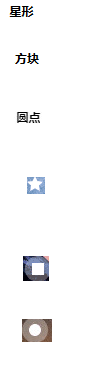
#> input picture resource/templates.bmp, 86 x 368 px
$ python template_recognizer.py
#> lines starting #> are read from the running program, lines starting #| are printed output that depends on the picture; long printed decimals are rounded
### code_recognizer/load_templates.py
import numpy as np
from matplotlib import pyplot as plt
from skimage import io
import os

"""
加载模板
"""
tem = io.imread(os.path.join(os.path.dirname(__file__), "../resource/templates.bmp"))
#> tem is the input picture: shape (368, 86, 3); mean R, G, B 246.6, 246.4, 246.9

tem_body = []


def load_tems():
    # 加载字符
    CHAR_SIZE = 30
    i = 0
    while i < tem.shape[0]:
        j = 0
        while j < tem.shape[1] and i < tem.shape[0]:
            if tuple(tem[i][j]) != (255, 255, 255):
                tem_body.append(
                    tem[max(i - CHAR_SIZE // 4, 0):min(i + CHAR_SIZE, tem.shape[0]),
                    max(j - CHAR_SIZE // 4, 0):min(j + CHAR_SIZE, tem.shape[1])])
                i += 30
                j += 30
            else:
                j += 1
        i += 1


def strip(body):
    max_x = body.shape[0] - 1
    min_x = 0
    max_y = body.shape[1] - 1
    min_y = 0
    while not np.any(np.subtract(body[max_x, :].reshape(-1), 255)):
        max_x -= 1
    while not np.any(np.subtract(body[:, max_y].reshape(-1), 255)):
        max_y -= 1
    while not np.any(np.subtract(body[min_x, :].reshape(-1), 255)):
        min_x += 1
    while not np.any(np.subtract(body[min_y, :].reshape(-1), 255)):
        min_y += 1
    return body[min_x:max_x, min_y:max_y], min_x, min_y


def better(body, want):
    # 只显示字符的黑色部分
    body, _, _ = strip(body)
    max_y = 0
    min_y = body.shape[1]
    max_x = 0
    min_x = body.shape[0]
    not_want = np.array([255, 255, 255]) - want
    for i in range(body.shape[0]):
        for j in range(body.shape[1]):
            if np.linalg.norm(body[i][j] - want) < 100:
                min_y = min(min_y, j)
                max_y = max(max_y, j)
                min_x = min(min_x, i)
                max_x = max(max_x, i)
                body[i][j] = want
            else:
                body[i][j] = not_want
    return body[min_x:max_x, min_y:max_y]


load_tems()
#> after the loop in load_tems, `while i < tem.shape[0]:`: i = 368; tem_body = 6 items
for index, body in enumerate(tem_body):
    tem_body[index] = better(body, [0, 0, 0] if index < 3 else [255, 255, 255])
#> this loop made 6 passes
#> not_want in better on passes 1 to 6: [255, 255, 255], [255, 255, 255], [255, 255, 255], [0, 0, 0], [0, 0, 0], [0, 0, 0]

# [5 lines that do not run on import are left out]

### code_recognizer/template_recognizer.py
import os

import numpy as np
from skimage import io, feature, draw

from code_recognizer.load_templates import tem_body, strip

"""
主要的验证码破解器
"""

debug = False  # __name__ == "__main__"


def get_index(img, tem):
    resp = feature.match_template(img, tem)
    ma = np.argmax(resp)
    x, y, _ = np.unravel_index(ma, resp.shape)
    print(x, y, resp[x][y])
    if resp[x][y] > 0.5:
        return x, y
    return None, None


def load_image(filename="haha-demo.png"):
    img = io.imread(os.path.join(os.path.dirname(__file__), "..", "resource", filename))
    img = img[:, :, :3]
    return img


def recognize():
    img = load_image()
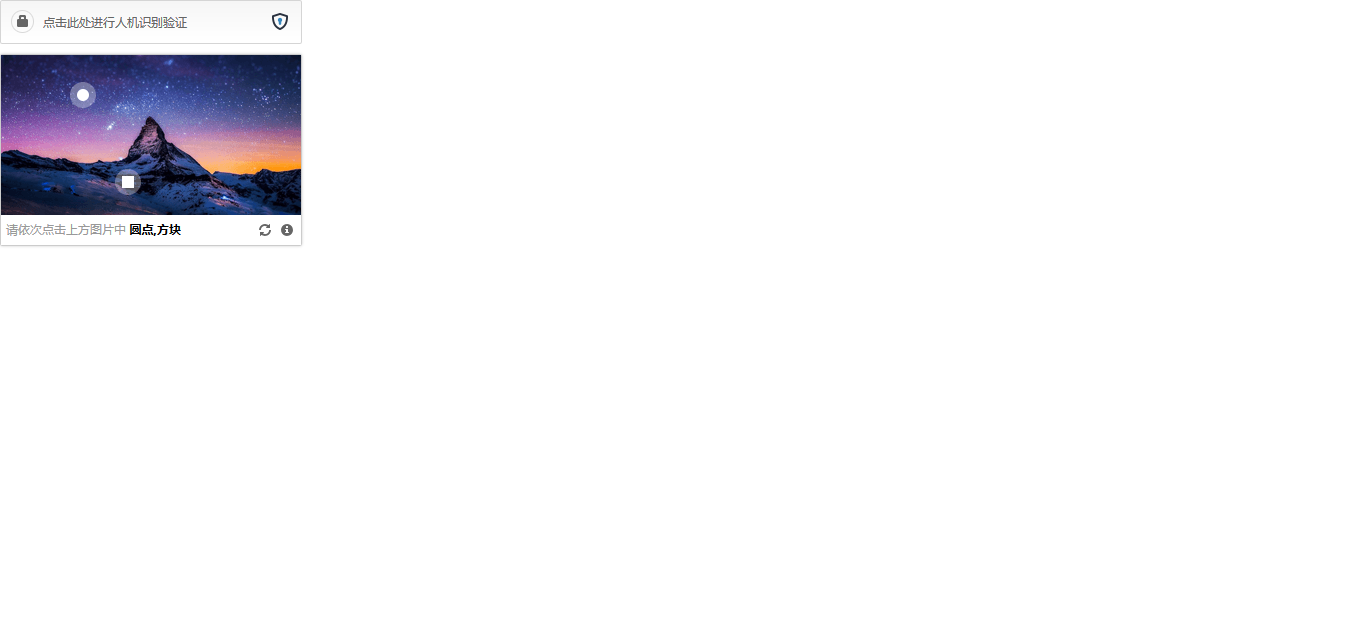
#> input picture resource/haha-demo.png, 1366 x 630 px
#> in load_image, img is the input picture: shape (630, 1366, 4); mean R, G, B, A 244.8, 244.4, 246.7, 255
    img, xx, yy = strip(img)
    main_img = img[55:209, :, :]
    word_img = img[220:290, 93:250, :]
    ans = [(0, 0)] * len(tem_body)
    for index, i in enumerate(tem_body[:3]):
        x, y = get_index(word_img, i)
        if not x: continue
        ans[index] = get_index(img, word_img[x:x + 50, y:y + 50, :])
        if debug:
            word_img[x:x + 10, y:y + 10, :] = (255, 0, 0)
            io.imshow(word_img)
            io.show()
    for index, i in enumerate(tem_body[3:]):
        x, y = get_index(main_img, i)
        if not x: continue
        # 转换坐标为全局坐标
        print(index)
        ans[index + 3] = get_index(img, main_img[x:x + 50, y:y + 50, :])
        if debug:
            main_img[x:x + 10, y:y + 10, :] = (255, 0, 0)
            io.imshow(main_img)
            io.show()
    ans = sort_by_location(ans)
    for i in range(len(ans)):
        ans[i] = np.array(ans[i]) + (xx, yy)
    return ans


def sort_by_location(a):
    for i in range(3):
        for j in range(i, 3):
            if tuple(a[i]) < tuple(a[j]):
                a[i], a[j] = a[j], a[i]
                a[i + 3], a[j + 3] = a[j + 3], a[i + 3]
    ans = []
    for x, y in a[3:]:
        if x and y:
            ans.append((x, y))
    return ans


def visualize(ans):
    img = load_image()
    for x, y in ans:
        if x == 0 and y == 0: continue
        paint_index = draw.circle(x, y, 5)
        img[paint_index] = (255, 0, 0)
    return img


if __name__ == '__main__':
    ans = recognize()
#> in recognize, `img, xx, yy = strip(img)`:
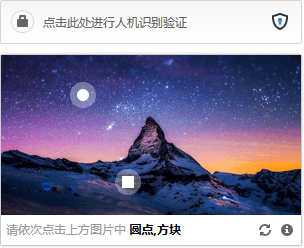
#> img: shape (248, 304, 3); mean R, G, B 138.1, 133.7, 160.7
#> in recognize, `img, xx, yy = strip(img)`: xx = 0
#> in recognize, `main_img = img[55:209, :, :]`:
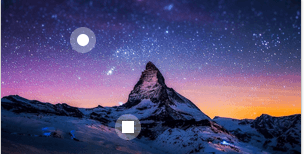
#> main_img: shape (154, 304, 3); mean R, G, B 83.6, 76.1, 118.4
#> in recognize, `word_img = img[220:290, 93:250, :]`:
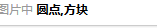
#> word_img: shape (28, 157, 3); mean R, G, B 235.3, 235.4, 235.5
#> in recognize, `ans = [(0, 0)] * len(tem_body)`: ans = [(0, 0), (0, 0), (0, 0), (0, 0), (0, 0), (0, 0)]
#> the loop in recognize, `for index, i in enumerate(tem_body[:3]):` made 3 passes
#| 6 77 [0.3079]
#| 4 68 [0.7995]
#| 224 161 [1.]
#| 4 38 [0.6617]
#| 224 131 [1.]
#> after the loop in recognize, `for index, i in enumerate(tem_body[:3]):`: ans = [(0, 0), (224, 161), (224, 131), (0, 0), (0, 0), (0, 0)]
#> the loop in recognize, `for index, i in enumerate(tem_body[3:]):` made 3 passes
#| 32 76 [0.5999]
#| 0
#| 87 76 [1.]
#| 0 0 [0.]
#| 34 77 [0.9306]
#| 2
#| 89 77 [1.]
#> pass 1, in get_index (call 6), `resp = feature.match_template(img, tem)`:
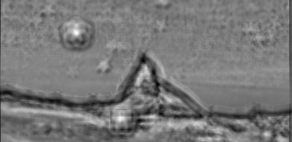
#> resp: shape (142, 292, 1) float64; min -0.519, max 0.6, mean 0.00886; drawn with min black and max white
#> pass 1, in get_index (call 7), `resp = feature.match_template(img, tem)`:
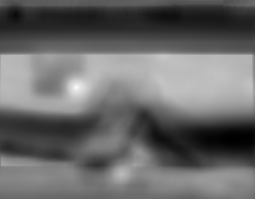
#> resp: shape (199, 255, 1) float64; min -0.405, max 1, mean 0.176; drawn with min black and max white
#> pass 3, in get_index (call 9), `resp = feature.match_template(img, tem)`:
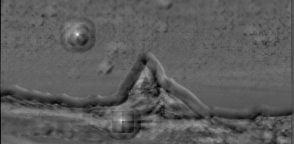
#> resp: shape (144, 294, 1) float64; min -0.519, max 0.931, mean 0.00622; drawn with min black and max white
#> after the loop in recognize, `for index, i in enumerate(tem_body[3:]):`: ans = [(0, 0), (224, 161), (224, 131), (87, 76), (0, 0), (89, 77)]
#> after the loop in sort_by_location, `for i in range(3):`: a = [(224, 161), (224, 131), (0, 0), (0, 0), (89, 77), (87, 76)]
#> the loop in sort_by_location, `for x, y in a[3:]:` made 3 passes
#> after the loop in sort_by_location, `for x, y in a[3:]:`: ans = [(89, 77), (87, 76)]
#> the loop in recognize, `for i in range(len(ans)):` made 2 passes
#> after the loop in recognize, `for i in range(len(ans)):`: ans = [[89, 77], [87, 76]]
#> ans = [[89, 77], [87, 76]]
    print(ans)
#| [array([89, 77]), array([87, 76])]
    img = visualize(ans)
#> the loop in visualize, `for x, y in ans:` made 2 passes
#> (x, y, paint_index) on passes 1 to 2: (89, 77, 69 positions, rows 85 to 93, columns 73 to 81), (87, 76, 69 positions, rows 83 to 91, columns 72 to 80)
#> after the loop in visualize, `for x, y in ans:`: img: shape (630, 1366, 3); mean R, G, B 244.8, 244.4, 246.7
    io.imshow(img)
    io.show()
